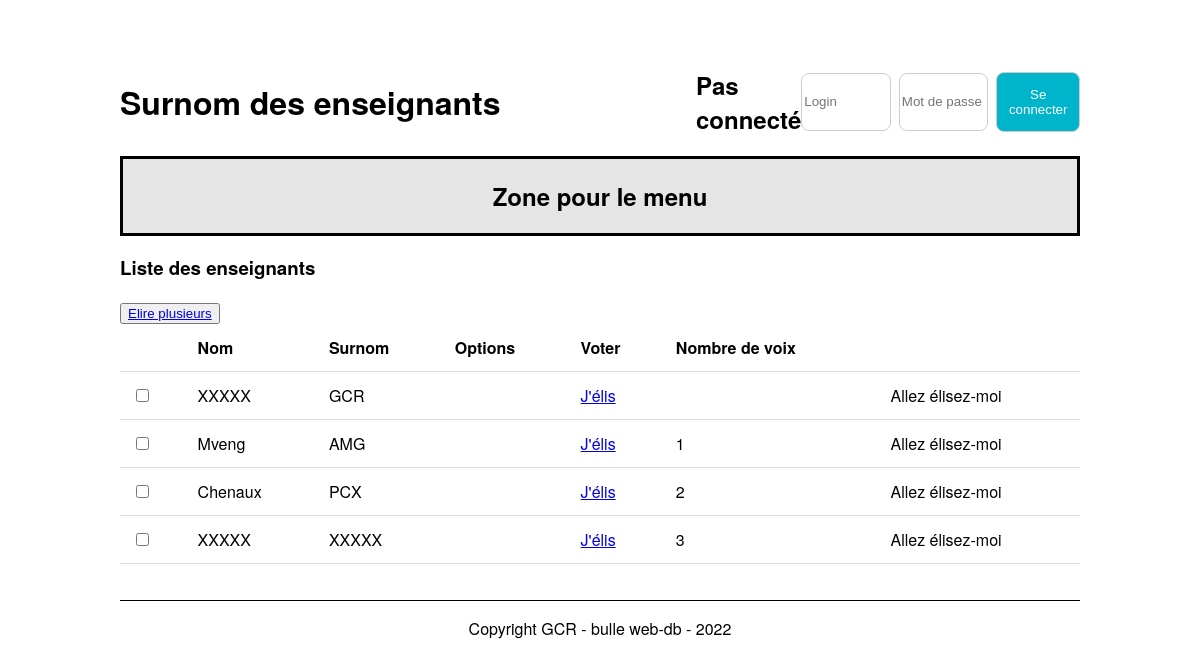
The page / on the database its author committed.
### tables this page shows
CREATE TABLE `t_teacher` (
  `idTeacher` int NOT NULL,
  `teaFirstname` varchar(50) NOT NULL,
  `teaName` varchar(50) NOT NULL,
  `teaGender` char(1) NOT NULL,
  `teaNickname` varchar(50) NOT NULL,
  `teaOrigine` text NOT NULL,
  `fkSection` int NOT NULL,
  `teaVoix` int NOT NULL
);

### config.php (called while the page is built)
<?php
return[
    'host' => 'localhost',
    'port' => '6033',
    'dbname' => 'db_nickname',
    'username' => 'root',
    'password' => 'root'
];
?>

### Database.php (called while the page is built, shortened)
<?php
 class Database {
    private $connector;
    public function __construct() {
        $configs = include("../config.php");
        try
        {
            $this->connector = new PDO('mysql:host=' . $configs["host"]. ':' . $configs["port"] . ';dbname=' . $configs["dbname"] . ';charset=utf8' , $configs["username"], $configs["password"]);
        }
        catch (PDOException $e)
        {
            die('Erreur : ' . $e->getMessage());
        }
    }
    private function querySimpleExecute($query){
        $result = $this->connector->query($query);
        return $result;
    }
    private function formatData($result){
        $teachers = $result->fetchAll(PDO::FETCH_ASSOC);
        return $teachers;
    }
    public function getAllTeachers(){
        $query = "SELECT idTeacher, teaFirstname, teaNickname FROM t_teacher";
        $result = $this->querySimpleExecute($query);
        $teachers = $this->formatData($result);
        return $teachers;
    }
}
?>

### src/index.php (the view, shortened to what this page needs)
<?php
    if (!isset($_SESSION["user"]) ) {
        $isUserConnected = false;
    } else {
        $isUserConnected = true;
        $userName = $_SESSION["user"];
    }
    include '../Database.php';
    $db = new Database();
    $enseignants =  $db->getAllTeachers();
    $counter=0;
?>
<!DOCTYPE html>
<html lang="fr">
<head>
    <link href="../src/css/style.css" rel="stylesheet">
</head>
<body>
    <header>
        <div class="container-header">
            <div class="titre-header">
                <h1>Surnom des enseignants</h1>
            </div>
            <div class="login-container">
                <?php if ($isUserConnected === false): ?>
                    <h2>Pas connecté</h2>
                    <form action="login.php" method="post">
                        <input type="text" name="useLogin" id="user" placeholder="Login">
                        <input type="password" name="usePassword" id="password" placeholder="Mot de passe">
                        <button type="submit" class="btn btn-login">Se connecter</button>
                    </form>
                <?php endif; ?>
            </div>
        </div>
        <nav>
            <h2>Zone pour le menu</h2>
        </nav>
    </header>
    <div class="container">
        <h3>Liste des enseignants</h3>
        <form method='post' action="./checkVotes.php">
            <button type="submit"><a href="./index.php">Elire plusieurs</a></button>
        </form>
        <form action="#" method="post">
            <table>
                <thead>
                    <tr>
                        <td></td>
                        <th>Nom</th>
                        <th>Surnom</th>
                        <th>Options</th>
                        <th>Voter</th>
                        <th>Nombre de voix</th>
                        <th></th>
                    </tr>
                </thead>
                <?php foreach ($enseignants as $enseignant) : ?>
                    <tr>
                        <td>
                            <input type="checkbox" id="checkbox" name="checkbox" value="value" />
                        </td>
                        <td><?php echo $enseignant['teaFirstname']; ?></td>
                        <td><?php echo $enseignant['teaNickname']; ?></td>
                        <td class="containerOptions">
                        </td>
                        <td>
                            <form method='post' action="./checkVotes.php">
                                <a href="./index.php" name='vote' type="submit" value=''>J'élis</a>
                                <?php
                                if (!isset($_POST['vote'])) {
                                    $counter = $_SESSION['counter']++;
                                }
                                ?>
                            </form>
                        </td>
                        <td>
                            <?php
                                echo $counter;
                            ?>
                        </td>
                        <td>
                            <?php
                                echo "Allez élisez-moi"
                            ?>
                        </td>
                    </tr>
                <?php endforeach; ?>
            </table>
        </form>
    </div>
    <footer>
        <p>Copyright GCR - bulle web-db - 2022</p>
    </footer>
</body>
</html>

### src/css/style.css (style rules this page uses)
body { font-family: "Helvetica Neue", Helvetica, Arial, sans-serif; margin: auto; width: 80%; }
nav { border: black solid 3px; background-color: #e5e5e5; text-align: center; }
.container { height: 50%; }
footer { border-top: black solid 1px; text-align: center; margin-top: 3vw; }
table { width: 100%; border-collapse: collapse; text-align: left; }
th, td { padding: 1vw; border-bottom: #ddd solid 1px; }
.container-header { display: flex; justify-content: center; align-items: center; padding-top: 5%; }
.titre-header { width: 60%; height: 100%; }
.login-container { width: 40%; height: 100%; display: flex; justify-content: end; align-items: center; }
.login-container form { display: flex; justify-content: space-between; }
.login-container input, .login-container .btn-login { width: 30%; display: inline-block; border: 1px solid #ccc; border-radius: 8px; }
.login-container input { height: 4em; margin-bottom: auto; margin-top: auto; }
.btn-login { background-color: #00b4cc; }
.btn { text-align: center; color: white; width: 100%; border: none; cursor: pointer; height: 4.5em; border-radius: 8px; }

### rows shown on the page
t_teacher: teaFirstname "XXXXX", teaNickname "GCR"
t_teacher: teaFirstname "Mveng", teaNickname "AMG", counter "1"
t_teacher: teaFirstname "Chenaux", teaNickname "PCX", counter "2"
t_teacher: teaFirstname "XXXXX", teaNickname "XXXXX", counter "3"
